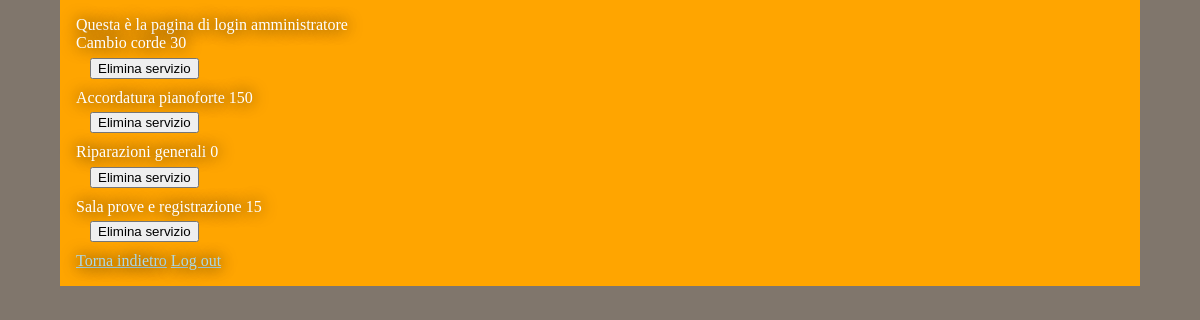
/admin.php?action=2 (signed in), run on the app's committed database.
### tables this page shows
CREATE TABLE `servizi` (
  `id` int(11) NOT NULL,
  `nome` varchar(40) NOT NULL,
  `descrizione` varchar(250) NOT NULL,
  `costo` decimal(10,0) NOT NULL
);

### db_connection.php (called while the page is built, shortened)
<?php
    function connect($db_data){
        $db = new mysqli($db_data['server_name'], $db_data['username'], $db_data['password'], $db_data['name']);
        return $db;
    }
    function getServices($db_data){
        $db = connect($db_data);
        $query = "SELECT * FROM servizi";
        return $db->query($query);
    }
?>

### remove_service_form.php (the view, shortened to what this page needs)
<div id="rimuovi-servizio">
<?php
    $products = getServices($db_data);
    while($row = $products->fetch_assoc()){
?>
    <div class="servizio">
        <span class="servizio-nome"><?= $row['nome']; ?></span>
        <span class="servizio-costo"><?= $row['costo']; ?></span>
        <form action="remove_service.php" method="post">
            <fieldset>
                <input type="submit" value="Elimina servizio"/>
            </fieldset>
        </form>
    </div>
<?php
    }
?>
</div>

### css/main.css (style rules this page uses)
@media only screen and (min-width: 595px) { body { width: 100%; color:white; background-color: #80766c; margin:0; font-family: 'Gotham Rounded Medium'; } }
@media only screen and (min-width: 595px) { fieldset { border: 0; } }

### data on the page
servizi: nome "Cambio corde", costo "30"
servizi: nome "Accordatura pianoforte", costo "150"
servizi: nome "Riparazioni generali", costo "0"
servizi: nome "Sala prove e registrazione", costo "15"
